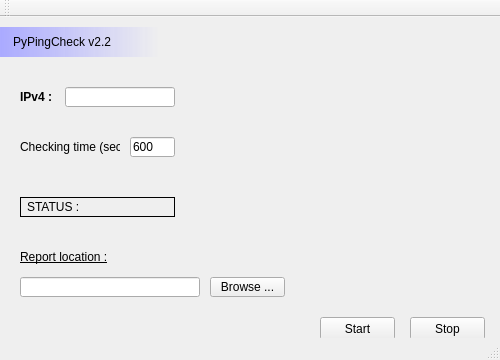
<?xml version="1.0" encoding="UTF-8"?>
<ui version="4.0">
 <class>MainWindow</class>
 <widget class="QMainWindow" name="MainWindow">
  <property name="geometry">
   <rect>
    <x>0</x>
    <y>0</y>
    <width>500</width>
    <height>360</height>
   </rect>
  </property>
  <property name="windowTitle">
   <string>MainWindow</string>
  </property>
  <property name="styleSheet">
   <string notr="true"/>
  </property>
  <widget class="QWidget" name="centralWidget">
   <widget class="QLabel" name="label_ip">
    <property name="geometry">
     <rect>
      <x>20</x>
      <y>70</y>
      <width>35</width>
      <height>20</height>
     </rect>
    </property>
    <property name="styleSheet">
     <string notr="true">font-weight: bold;</string>
    </property>
    <property name="text">
     <string>IPv4 :</string>
    </property>
   </widget>
   <widget class="QLabel" name="label_time">
    <property name="geometry">
     <rect>
      <x>20</x>
      <y>120</y>
      <width>100</width>
      <height>20</height>
     </rect>
    </property>
    <property name="text">
     <string>Checking time (sec) :</string>
    </property>
   </widget>
   <widget class="QLineEdit" name="input_ip">
    <property name="geometry">
     <rect>
      <x>65</x>
      <y>70</y>
      <width>110</width>
      <height>20</height>
     </rect>
    </property>
   </widget>
   <widget class="QLineEdit" name="input_time">
    <property name="geometry">
     <rect>
      <x>130</x>
      <y>120</y>
      <width>45</width>
      <height>20</height>
     </rect>
    </property>
    <property name="text">
     <string>600</string>
    </property>
   </widget>
   <widget class="QPushButton" name="button_start">
    <property name="geometry">
     <rect>
      <x>320</x>
      <y>300</y>
      <width>75</width>
      <height>23</height>
     </rect>
    </property>
    <property name="text">
     <string>Start</string>
    </property>
   </widget>
   <widget class="QPushButton" name="button_stop">
    <property name="geometry">
     <rect>
      <x>410</x>
      <y>300</y>
      <width>75</width>
      <height>23</height>
     </rect>
    </property>
    <property name="text">
     <string>Stop</string>
    </property>
   </widget>
   <widget class="QLabel" name="label_title">
    <property name="geometry">
     <rect>
      <x>0</x>
      <y>10</y>
      <width>160</width>
      <height>30</height>
     </rect>
    </property>
    <property name="styleSheet">
     <string notr="true">font: 75 italic 13pt &quot;Comic Sans MS&quot;;

padding-left: 10px;
background-color:qlineargradient(spread:pad, x1:0, y1:0, x2:1, y2:0, stop:0 rgba(170, 170, 255, 255), stop:1 rgba(255, 255, 255, 0));</string>
    </property>
    <property name="text">
     <string>PyPingCheck v2.2</string>
    </property>
   </widget>
   <widget class="QLabel" name="lalbel_status">
    <property name="geometry">
     <rect>
      <x>20</x>
      <y>180</y>
      <width>155</width>
      <height>20</height>
     </rect>
    </property>
    <property name="styleSheet">
     <string notr="true">border: 1px ridge black;
padding-left: 3px;</string>
    </property>
    <property name="text">
     <string>STATUS :</string>
    </property>
   </widget>
   <widget class="QLabel" name="label_iperror">
    <property name="geometry">
     <rect>
      <x>185</x>
      <y>70</y>
      <width>100</width>
      <height>20</height>
     </rect>
    </property>
    <property name="text">
     <string/>
    </property>
   </widget>
   <widget class="QLabel" name="label_timerror">
    <property name="geometry">
     <rect>
      <x>185</x>
      <y>120</y>
      <width>100</width>
      <height>20</height>
     </rect>
    </property>
    <property name="text">
     <string/>
    </property>
   </widget>
   <widget class="QLabel" name="label_file">
    <property name="geometry">
     <rect>
      <x>20</x>
      <y>230</y>
      <width>91</width>
      <height>20</height>
     </rect>
    </property>
    <property name="styleSheet">
     <string notr="true">text-decoration: underline;</string>
    </property>
    <property name="text">
     <string>Report location :</string>
    </property>
   </widget>
   <widget class="QLineEdit" name="input_file">
    <property name="geometry">
     <rect>
      <x>20</x>
      <y>260</y>
      <width>180</width>
      <height>20</height>
     </rect>
    </property>
   </widget>
   <widget class="QPushButton" name="button_file">
    <property name="geometry">
     <rect>
      <x>210</x>
      <y>260</y>
      <width>75</width>
      <height>20</height>
     </rect>
    </property>
    <property name="text">
     <string>Browse ...</string>
    </property>
   </widget>
  </widget>
  <widget class="QToolBar" name="mainToolBar">
   <attribute name="toolBarArea">
    <enum>TopToolBarArea</enum>
   </attribute>
   <attribute name="toolBarBreak">
    <bool>false</bool>
   </attribute>
  </widget>
  <widget class="QStatusBar" name="statusBar"/>
 </widget>
 <layoutdefault spacing="6" margin="11"/>
 <resources/>
 <connections/>
</ui>
